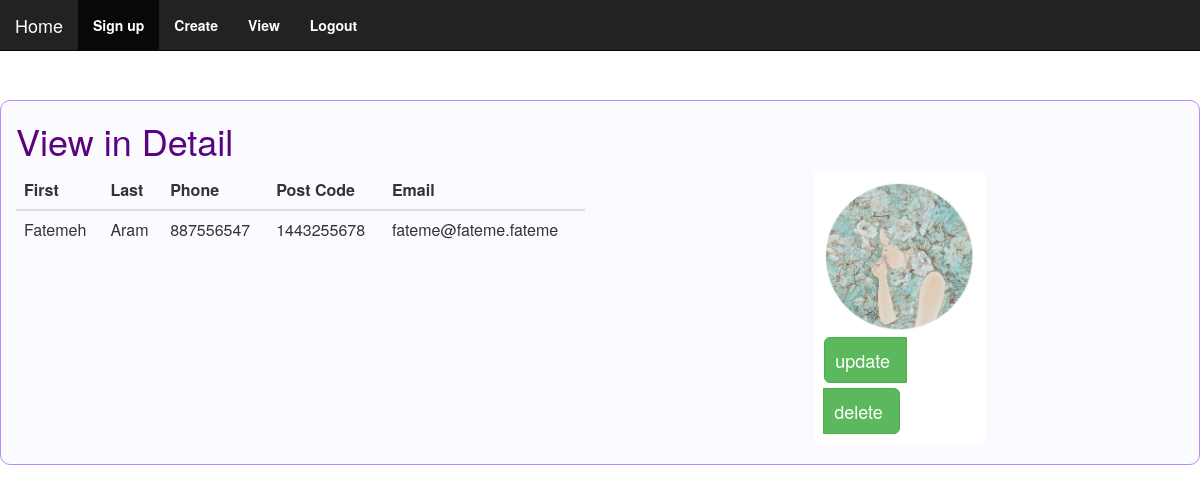
Page /view.php?id=7 (signed in) on the committed database.
### tables this page shows
CREATE TABLE IF NOT EXISTS `contact` (
  `ID` int(11) NOT NULL AUTO_INCREMENT,
  `name` varchar(15) NOT NULL,
  `lastname` varchar(15) DEFAULT NULL,
  `phonenumber` varchar(11) NOT NULL,
  `type` varchar(10) NOT NULL DEFAULT 'mobile',
  `postcode` varchar(14) DEFAULT NULL,
  `email` varchar(30) DEFAULT NULL,
  `image_name` varchar(256) NOT NULL,
  `user_id` int(11) NOT NULL,
  PRIMARY KEY (`ID`),
  UNIQUE KEY `name` (`name`),
  UNIQUE KEY `phonenumber` (`phonenumber`)
);

### view.php (the view, shortened to what this page needs)
<?php
include('server.php');
?>
<html lang="en">
    <head>
        <link href="css/bootstrap.min.css" rel="stylesheet">
    </head>
    <body>
<?php include('header.php'); ?>
<div class="container-fluid">
    <div class="row">
        <div class="=col-sm-12  col-lg-12 contactForm">
            <h1>View in Detail</h1>
<?php
if(!isset($_GET["id"]))
{
    $connect_query = "SELECT * FROM `contact` order by ID desc limit 1 ";
} else {
    $connect_query = "SELECT * FROM `contact` where ID =".$_GET["id"];
}
$result = $db->query($connect_query);
?>
            <div class="row">
                <div class="col-sm-6 col-lg-6">
                    <table class="table table-hover">
              <thead>
                <tr>
                  <th scope="col">First</th>
                  <th scope="col">Last</th>
                  <th scope="col">Phone</th>
                  <th scope="col">Post Code</th>
                  <th scope="col">Email</th>
                </tr>
              </thead>
              <tbody>
<?php if($result->num_rows >0){
while($row = $result->fetch_assoc()){ ?>
                <tr>
                  <td><?= $row["name"] ?></td>
                  <td><?= $row["lastname"] ?></td>
                  <td><?= $row["phonenumber"] ?></td>
                  <td><?= $row["postcode"] ?></td>
                  <td><?= $row["email"] ?></td>
                </tr>
              </tbody>
            </table>
                </div>
                <div class="col-sm-6 col-lg-6">
                    <div class="content">
                        <img src="uploads/<?=$row["image_name"] ?>" style="width:100%">
                      <div class="btn-group">
                      <button type="button" class="btn btn-lg btn-success"><a href="update.php?id=<?= $row["ID"] ?>">update</a></button>
                      <button name="delete" type="button" class="btn btn-lg btn-success"><a href="delete.php?id=<?= $row["ID"] ?>">delete</a></button>
                      </div>
                    </div>
<?php }
} ?>
                </div>
            </div>
        </div>
    </div>
</div>
    </body>
</html>

### view.php (style rules this page uses)
h1 { color: #590380 !important; margin-top: 20px; margin-bottom: 20px; }
.contactForm { border: 1px solid #ba8af8; margin-top: 100px; border-radius: 10px; background-color: rgba( 175, 157, 225, 0.05 ); }
.content { width: 30%; margin: 0px auto; background: white; margin-bottom: 20px; padding: 10px; }
.btn { margin: 5px auto; padding-left: 10px !important; }
a { color: white !important; }
img { padding-left: -10px !important; }

### rows in the picture
contact: name "Fatemeh", lastname "Aram", phonenumber "887556547", postcode "1443255678", email "fateme@fateme.fateme", image_name (picture)
